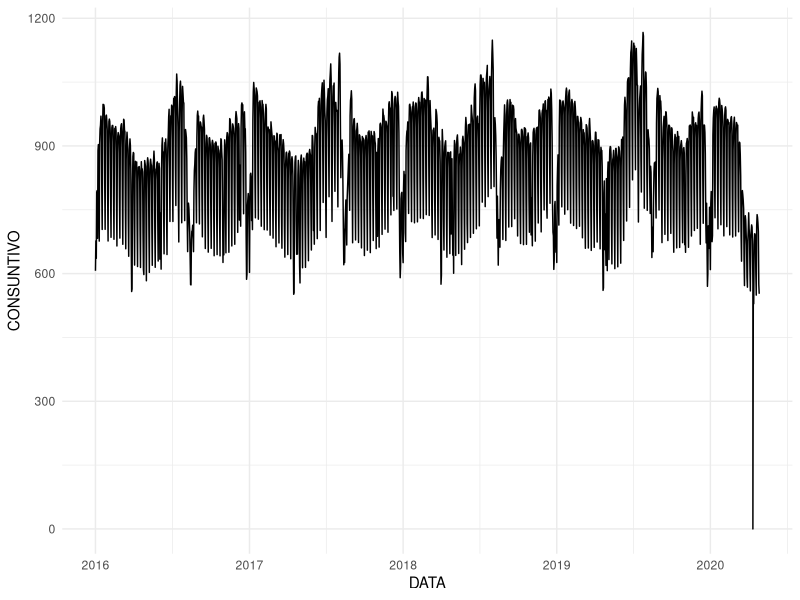

Source code (R): (Note: this script raises an error after producing the figure.)
rm(list=ls())
library(lubridate)
library(dplyr)
library(ggplot2)
library(pracma)
library(zoo)
library(readxl)

# Consumo elettrico oriario giornaliero
data <- read.csv("export.csv")

# Correzione dati
data[data$DATA == "11/04/2020" & data$ORA == "Totale:", ][2, ]$CONSUNTIVO <- 0


# Extra contiene dati consumo elettrico del 2015
data <- rbind(data, read.csv("export_extra.csv"))
# Extra contiene alcuni giorni di Aprile 2020
data <- rbind(data, read.csv("export_aprile.csv"))

# Produzione industriale
istat_pi <- read_excel("istat/istat_indice_prod_indus.xlsx")
istat_pi$month <- paste0(istat_pi$anno, "-", istat_pi$mese)

# Energia elettrica dal 2016 ad Aprile 2020
daily <- data %>% 
  filter(ORA == "Totale:") %>% 
  mutate(CONSUNTIVO = as.numeric(gsub(",", "", CONSUNTIVO))/1000, 
         PREVISIONE = as.numeric(gsub(",", "", PREVISIONE))/1000, 
         DATA = dmy(DATA), 
         Q = quarter(DATA, with_year = TRUE, fiscal_start = 1), 
         month = paste0(year(DATA), "-", month(DATA))) %>% 
  arrange(DATA) %>% 
  filter(DATA > dmy("31/12/2015"), DATA < dmy("30/04/2020"))

# Energia 2019 ad Aprile 2020
daily_export <- data %>% 
  filter(ORA == "Totale:") %>% 
  mutate(consumi = as.numeric(gsub(",", "", CONSUNTIVO))/1000, 
         DATA = dmy(DATA), 
         Q = quarter(DATA, with_year = TRUE, fiscal_start = 1), 
         month = paste0(year(DATA), "-", month(DATA))) %>% 
  arrange(DATA) %>% 
  filter(DATA > dmy("31/12/2018"), DATA < dmy("30/04/2020"))

# 2019 e 2020
# Consumi prelockdown: Lun. 9 Marzo
# Forse correzione sulla data? 9 invece che 10
daily_export$prelockdown <- NA
daily_export[daily_export$DATA < dmy("10/03/2020"),]$prelockdown <- daily_export[daily_export$DATA < dmy("10/03/2020"),]$consumi

# Consumi postlockdown
daily_export$postlockdown <- NA
daily_export[daily_export$DATA >= dmy("9/03/2020"),]$postlockdown <- daily_export[daily_export$DATA >= dmy("9/03/2020"),]$consumi

#writexl::write_xlsx(daily_export, "daily.xlsx")

# Mercoledì di marzo (??)
hourly_export <- data %>% 
  filter(ORA != "Totale:") %>% 
  mutate(consumi = as.numeric(gsub(",", "", CONSUNTIVO))/1000, 
         DATA = dmy(DATA), 
         Q = quarter(DATA, with_year = TRUE, fiscal_start = 1), 
         month = paste0(year(DATA), "-", month(DATA))) %>% 
  arrange(DATA) %>% 
  filter(DATA %in% c(dmy("04/03/2020"), 
                     dmy("11/03/2020"), 
                     dmy("18/03/2020"), 
                     dmy("25/03/2020"),
                     dmy("01/04/2020")))

writexl::write_xlsx(hourly_export, "hourly.xlsx")

# Dati delle domeniche di marzo e aprile
hourly_export <- data %>% 
  filter(ORA != "Totale:") %>% 
  mutate(consumi = as.numeric(gsub(",", "", CONSUNTIVO))/1000, 
         DATA = dmy(DATA), 
         Q = quarter(DATA, with_year = TRUE, fiscal_start = 1), 
         month = paste0(year(DATA), "-", month(DATA))) %>% 
  arrange(DATA) %>% 
  filter(DATA %in% c(dmy("08/03/2020"), 
                     dmy("15/03/2020"), 
                     dmy("22/03/2020"), 
                     dmy("29/03/2020"),
                     dmy("05/04/2020")))


writexl::write_xlsx(hourly_export, "hourlywe.xlsx")


# Grafico consumi da 2016 a 2020
ggplot() + 
  geom_line(data=daily, aes(DATA, CONSUNTIVO))+ 
  theme_minimal()

# Aprile 2020
aprile <- daily %>% 
  filter(DATA > dmy("31/03/2020"), DATA < dmy("30/04/2020")) 

writexl::write_xlsx(aprile, "aprile.xlsx")

# Giorni lavorativi Aprile 2020
aprile$weekdays <- weekdays(aprile$DATA)
aprile$wd <- 0

# Fine settimana Aprile 2020
aprile$wd[aprile$weekdays %in% c("Sabato", "Domenica")] <- 1
# Lunedì dell'Angelo
aprile$wd[aprile$DATA == "2020-04-13"] <- 1

# Media consumo giorni Festivi/non-Festivi Aprile 2020
mean_df <- aprile %>% group_by(wd) %>% summarise(m=mean(CONSUNTIVO, na.rm=TRUE))

mean_we <- mean_df$m[mean_df$wd == 1]
mean_wd <- mean_df$m[mean_df$wd == 0]

weekdays <- seq(max(aprile$DATA),ymd('2020-04-30'), by="days")
we <- sum(weekdays %in% c("Saturday", "Sunday"))
wd <- sum(!(weekdays %in% c("Saturday", "Sunday")))

# ???
aprile_total <- we*mean_we + wd*mean_wd + sum(aprile$CONSUNTIVO, na.rm = T)
aprile_total_deseas <- aprile_total - x.decomp$seasonal[4]

#monthly$consumi[monthly$month == "2020-4"] <- 19721.24739
#monthly$consumi_deseas[monthly$month == "2020-4"] <- 22453.27739


# Join tra produzione industriale e consumo energia elettrica
monthly <- daily %>% 
  group_by(month) %>% 
  summarise(consumi = sum(CONSUNTIVO, na.rm=TRUE)) %>% 
  left_join(istat_pi) %>% 
  arrange(anno, mese)

# Obbiettivo: predizione ogni mese della produzione industriale a un mese
# Lead time: 1 mese 
# Forecast interval: 1 mese
x <- ts(monthly$consumi, frequency=12, start=c(2015,1))
x.decomp <- decompose(x)
monthly$consumi_deseas <- x.decomp$x - x.decomp$seasonal

#sovrascrivi aprile

monthly$consumi[monthly$month == "2020-4"] <- aprile_total
monthly$consumi_deseas[monthly$month == "2020-4"] <- aprile_total_deseas


monthly$indice <- monthly$`0020: TOTALE INDUSTRIA ESCLUSE COSTRUZIONI (b-e)`
monthly$consumi_deseas2 <- monthly$consumi_deseas^2
model <- lm(indice~consumi_deseas, data=monthly)
monthly[(nrow(monthly)-1):nrow(monthly),]$indice <- predict(model, newdata = monthly[(nrow(monthly)-1):nrow(monthly),])   # Save the predicted values


predict(model, newdata = monthly[(nrow(monthly)-1):nrow(monthly),],  interval="predict") 

summary(model)

monthly$predicted <- predict(model, newdata = monthly)

monthly$month <- as.Date(as.yearmon(monthly$month))


monthly %>% 
  filter(month > dmy("31/12/2017"), month < dmy("30/04/2020")) %>% 
ggplot() + 
  geom_col(aes(month, consumi_deseas/250), fill="#c7c7c7") + 
  geom_line(aes(month, indice, color="real")) +
  geom_line(aes(month, predicted, color="predicted")) +
  coord_cartesian(ylim = c(90, 110)) +
  theme_minimal()

monthly %>% 
  filter(month > dmy("31/12/2017"), month < dmy("30/04/2020")) %>% 
  ggplot() + 
  geom_col(aes(month, consumi_deseas/250), fill="#c7c7c7") + 
  geom_line(aes(month, indice, color="real")) +
  coord_cartesian(ylim = c(90, 110)) +
  theme_minimal()


ggplot(monthly) + 
  geom_col(aes(month, consumi_deseas/250), fill="#c7c7c7") + 
  geom_line(aes(month, indice)) +
  geom_line(aes(month, predicted, color="predicted")) +
  coord_cartesian(ylim = c(90, 110)) +
  theme_minimal()


monthly$consumi_deseas_scalati <- monthly$consumi_deseas/250

monthly %>% 
  #filter(month > dmy("31/12/2017")) %>% 
write.csv("monthly.csv")

